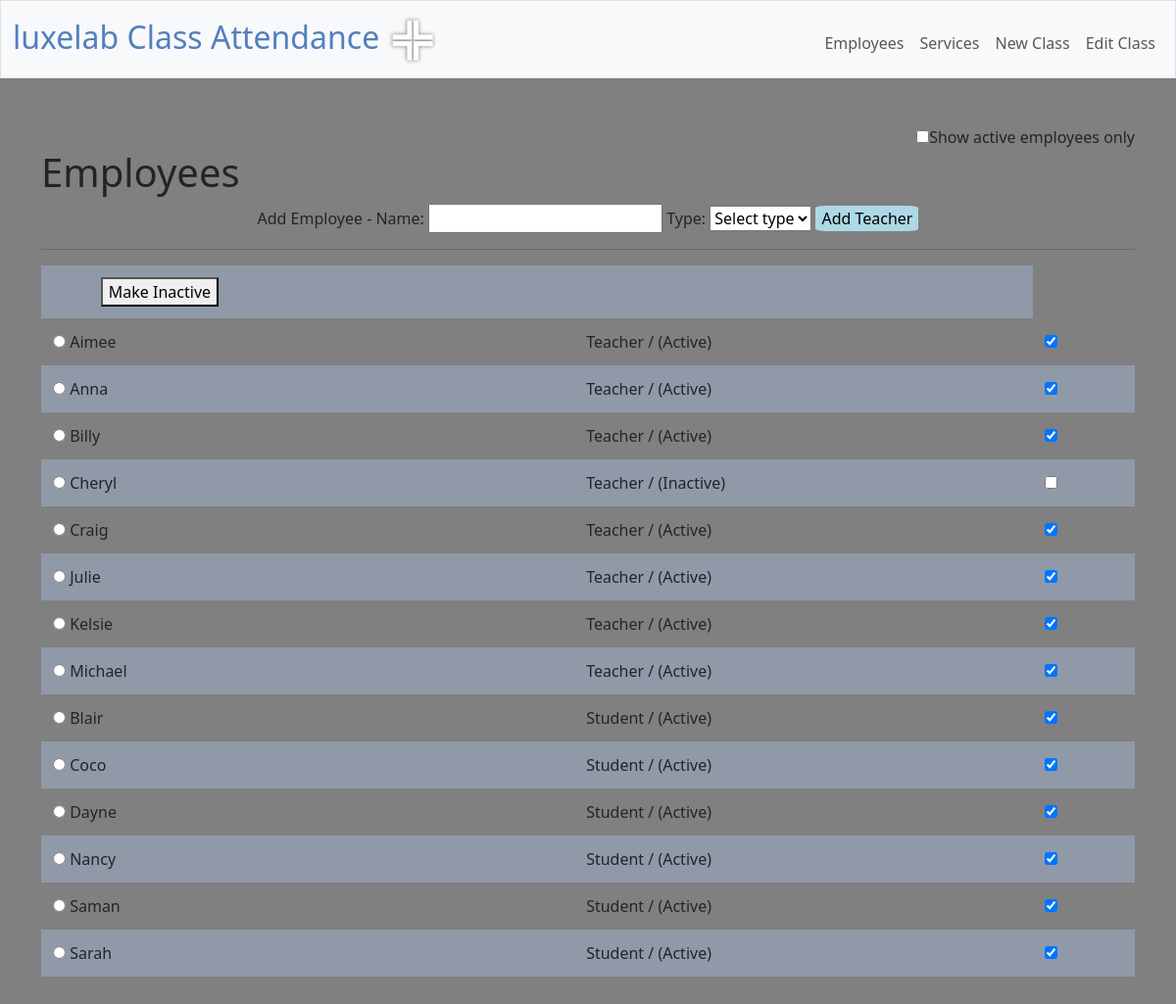
The page /employees on the database its author committed.
### models.py (models this page shows, shortened)
class Base(MappedAsDataclass, DeclarativeBase):
    pass

class Employees(Base):
    __tablename__ = "employees"
    id: Mapped[int] = mapped_column(primary_key=True, init=False)
    name: Mapped[str]
    role: Mapped[int]
    active: Mapped[int]
    class_joins = relationship("Class_join", back_populates="employees")

### app.py (the view)
@app.route("/employees", methods=["GET"])
def employees():
    stmt = text("SELECT * from employees ORDER BY role, name")
    with engine.connect() as connection:
        results = []
        for row in connection.execute(stmt):
            result_dict = {
                'id': row[0],
                'name': row[1],
                'role': row[2],
                'active': row[3]
            }
            results.append(result_dict)
    return render_template("./employees.html", results=results)

### app.py (called while the page is built)
@app.after_request
def after_request(response):
    response.headers["Cache-Control"] = "no-cache, no-store, must-revalidate"
    response.headers["Expires"] = 0
    response.headers["Pragma"] = "no-cache"
    return response

### templates/employees.html (shortened to what this page needs)
{% extends "layout.html" %}
{% block main %}
    <div style="text-align: right;"><input name="showActive" id="showActive" type="checkbox"><label for="showActive"> Show active employees only</label></div>
    <div style="text-align: left;">
        <h1>Employees</h1>
    </div>
    <div>
        <form method="post" action="/add_employee">
            Add Employee  -
            Name: <input name="employee_name" type="text" required autocomplete="off">
            Type:
            <select id="role" name="role" required>
                <option value="" selected disabled hidden>Select type</option>
            </select>
            <input type="submit" name="add" value="Add Teacher" style="border-radius: 10%; background-color: lightblue; border: none;">
        </form>
    </div>
    <hr>
    <div>
    {% if results %}
        <form method="post" action="/edit_employee">
        <table  style="text-align: left;">
            <tr>
                <td>
                    <button name="make_inactive">Make Inactive</button>
                </td>
                <td>
                </td>
            </tr>
            {% for result in results %}
            <tr>
                <td>
                    <div class="radio-group">
                        <input type="radio" id={{result.id}} name="employee_id" value={{result.id}}>
                        <label for = {{result.id}}> {{ result.name }}</label>
                    </div>
                </td>
                <td name="employee" id="{{result.id}}">
                    {% if result.role == 0 %}
                        Teacher
                    {% else %}
                        Student
                    {% endif %}
                    /
                    {% if result.active == 0 %}
                        (Inactive)
                    {% else %}
                        (Active)
                    {% endif %}
                </td>
                <td>
                    <input type="checkbox" name="edit" onclick="changeActiveStatus(this)" value="1" {% if result.active %} checked {% endif %}>
                </td>
            </tr>
            {% endfor %}
        </table>
        </form>
    {% else %}
        <p>No employees found</p>
    {% endif %}
    </div>
{% endblock %}

### static/styles.css (style rules this page uses)
body { background-color: gray; }
table { background-color: transparent; margin-bottom: 1rem; width: 100%; }
table th, table td { padding: 0.75rem; vertical-align: middle; }
tbody tr:nth-of-type(odd) { background-color: rgb(179, 208, 255, 0.3) }

### rows shown on the page
Employees: name "Aimee", role "Teacher", shows "(Active)", active "☑"
Employees: name "Anna", role "Teacher", shows "(Active)", active "☑"
Employees: name "Billy", role "Teacher", shows "(Active)", active "☑"
Employees: name "Cheryl", role "Teacher", shows "(Inactive)"
Employees: name "Craig", role "Teacher", shows "(Active)", active "☑"
Employees: name "Julie", role "Teacher", shows "(Active)", active "☑"
Employees: name "Kelsie", role "Teacher", shows "(Active)", active "☑"
Employees: name "Michael", role "Teacher", shows "(Active)", active "☑"
Employees: name "Blair", role "Student", shows "(Active)", active "☑"
Employees: name "Coco", role "Student", shows "(Active)", active "☑"
Employees: name "Dayne", role "Student", shows "(Active)", active "☑"
Employees: name "Nancy", role "Student", shows "(Active)", active "☑"
Employees: name "Saman", role "Student", shows "(Active)", active "☑"
Employees: name "Sarah", role "Student", shows "(Active)", active "☑"
